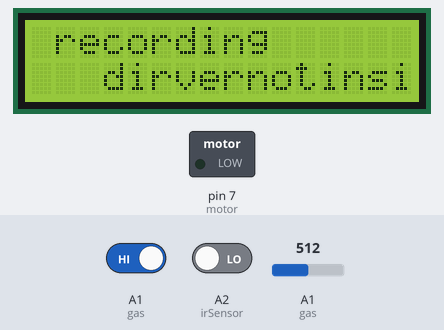
Simulated run of this sketch. Board: Arduino Uno, built with avr-gcc and run on an emulated ATmega328P. Parts: 16×2 character LCD, switched loads named in the sketch (green lamp = pin HIGH). Inputs (shaded band) come from the test bench; at power-on: A2 (irSensor) LOW, A1 (gas) HIGH, A1 (gas) = 512.

Above: at 2.2 s.
2.3 s: A2 (irSensor) driven HIGH
At 4.5 s:
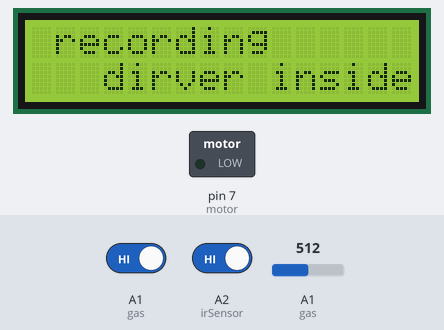
8.4 s: A1 (gas) driven LOW
At 13.7 s:
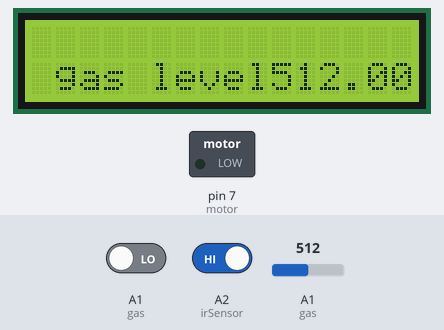
14.5 s: A1 (gas) set to 716
At 17.9 s:
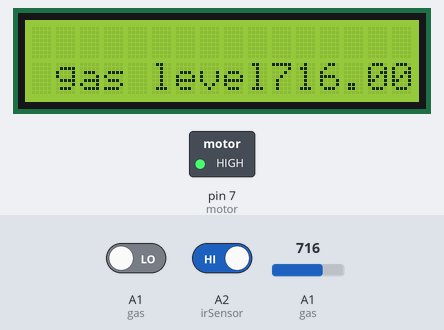
19.6 s: A2 (irSensor) driven LOW
At 20.9 s:
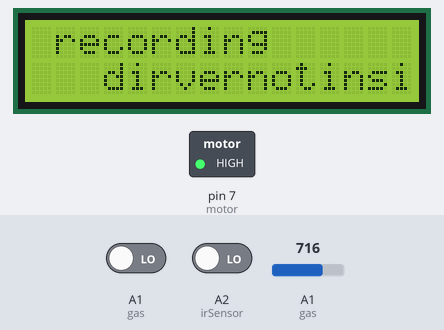
Timing chart, 0 to 22.6 s (numbered marks = the images above; inputs shaded):
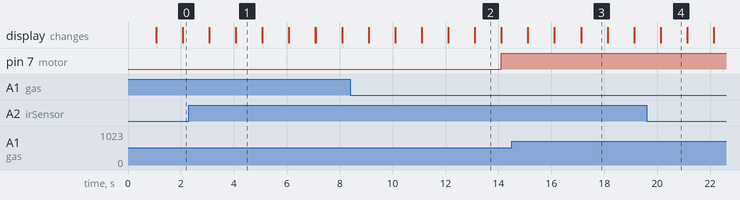

The sketch:

alchohal_sensor.ino
```cpp
#include <LiquidCrystal.h>
LiquidCrystal lcd(11, 10, 5, 4, 3, 2);
int gas = A1;
int motor = 7;
int irSensor = A2;
int val;
int gas_oh;
float sv;
float analog = A1;
void setup() {
  // put your setup code here, to run once:
  pinMode(motor, OUTPUT);
  pinMode(irSensor, INPUT);
  Serial.begin(9600);

  lcd.begin(16, 2);
  lcd.setCursor(0,0);
  lcd.print("car security");
  delay(1000);
  lcd.clear();

}
void loop() {
  // put your main code here, to run repeatedly:
  lcd.setCursor(1, 0);
  lcd.print("recording");
  delay(1000);
  val = digitalRead(irSensor);
  gas_oh = digitalRead(gas);
  sv = analogRead(analog);
  // read sensor value
  if (val == HIGH) {
    lcd.setCursor(2,1);
    lcd.print(" dirver inside");
    delay(1000);
    lcd.clear();// check if the sensor is HIGH
    if (gas_oh == LOW)
    { lcd.setCursor(1,1);
      lcd.print("gas level");
      lcd.print(sv);
      delay(1000);
      lcd.clear();
      digitalWrite(motor, HIGH);   // turn LED ON
      lcd.setCursor(2, 1);
      lcd.print("dirver not drunked");
      delay(1000);
      lcd.clear();
    }
    else {
      lcd.setCursor(2,1);
      lcd.print(sv);
      delay(1000);
      lcd.clear();
      digitalWrite(motor, LOW);
      lcd.setCursor(2, 1);
      lcd.print("dirver drunked");
      delay(1000);
      lcd.clear();
    }
  }

  else {
    lcd.setCursor(2, 1);
    lcd.print(" dirvernotinside");
    delay(1000);
    lcd.clear();

  }

}
```

Measured:
- after the input at 2.3 s, the display: first differs from a run without the input after 1.8 s (image 1)
- after the input at 8.4 s, pin 7 (motor): LOW → HIGH after 5.7 s; the display: first differs from a run without the input after 4.7 s (image 2)
- after the input at 19.6 s, the display: changes after 0.53 s (image 4)
- what the display in image 1 shows lasts 1.0 s, from 4.1 s to 5.1 s
